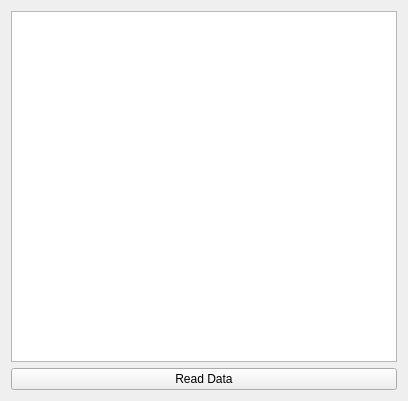
<?xml version="1.0" encoding="UTF-8"?>
<ui version="4.0">
 <class>Widget</class>
 <widget class="QWidget" name="Widget">
  <property name="geometry">
   <rect>
    <x>0</x>
    <y>0</y>
    <width>408</width>
    <height>401</height>
   </rect>
  </property>
  <property name="windowTitle">
   <string>Form</string>
  </property>
  <layout class="QVBoxLayout" name="verticalLayout">
   <item>
    <widget class="QTableView" name="tableView"/>
   </item>
   <item>
    <widget class="QPushButton" name="btn_read_data">
     <property name="text">
      <string>Read Data</string>
     </property>
    </widget>
   </item>
  </layout>
 </widget>
 <resources/>
 <connections/>
</ui>
